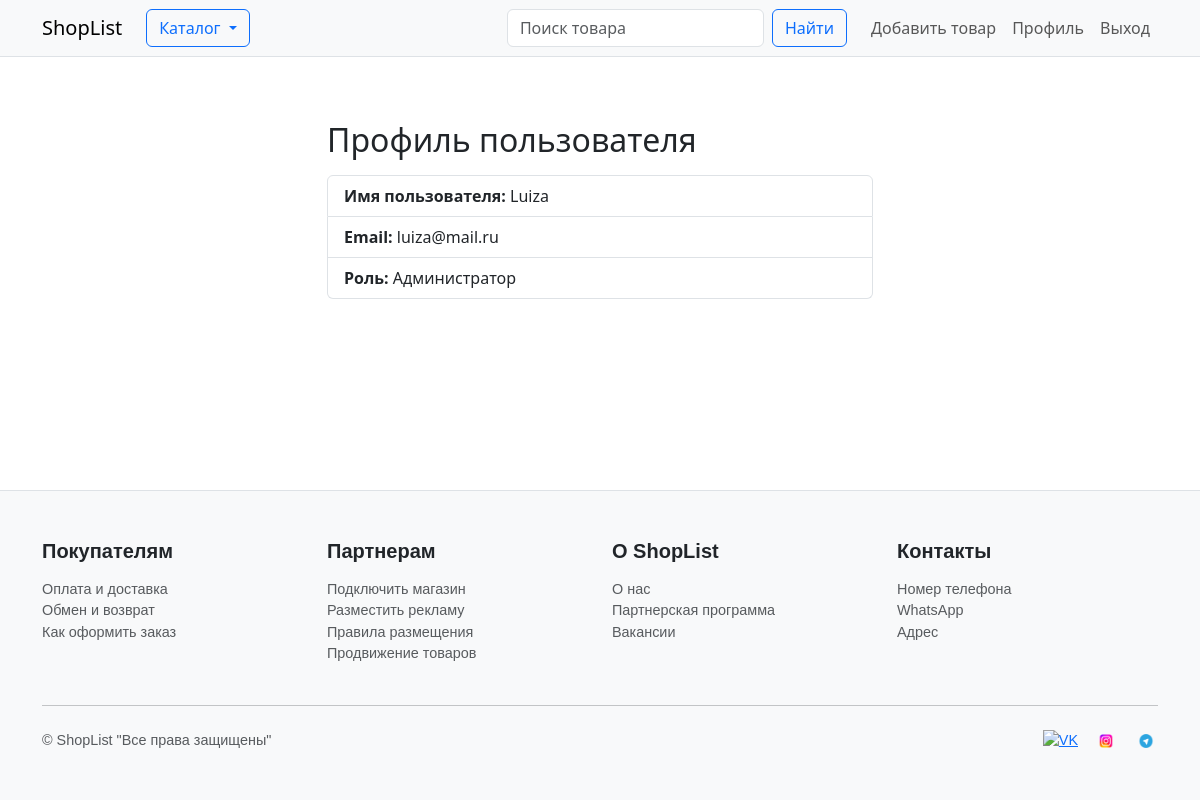
/profile/ (signed in), run on the app's committed database.
### accounts/models.py (models this page shows, shortened)
class User(AbstractUser):
    ROLE_CHOICES = (
        ('admin', 'Администратор'),
        ('sales_executive', 'Менеджер'),
        ('customer', 'Покупатель'),
    )
    email = models.EmailField(unique=True, verbose_name="Email",  error_messages={"unique": "Пользователь с таким email уже существует."})
    role = models.CharField(max_length=20, choices=ROLE_CHOICES, default='customer', verbose_name='Роль пользователя')
    @property
    def is_sales_executive(self):
        return self.role == 'sales_executive' or self.role == 'admin'
    class Meta:
        verbose_name = 'Пользователь'
        verbose_name_plural = 'Пользователи'

### accounts/views.py (the view)
# urls.py: path('profile/', ProfileView.as_view(), name='profile'),
class ProfileView(LoginRequiredMixin, TemplateView):
    template_name = 'accounts/profile.html'
    login_url = reverse_lazy('login')

### products/context_processors.py (called while the page is built)
def categories_processor(request):
    categories = Product.Category.choices  # [(value, display), ...]
    return {
        'categories': categories
    }

### templates/accounts/profile.html (shortened to what this page needs)
{% extends "base.html" %}
{% block content %}
<div class="container mt-5">
  <div class="col-12 col-md-6 mx-auto">
    <h2>Профиль пользователя</h2>
    <ul class="list-group mt-3">
      <li class="list-group-item"><strong>Имя пользователя:</strong> {{ user.username }}</li>
      <li class="list-group-item"><strong>Email:</strong> {{ user.email }}</li>
      <li class="list-group-item"><strong>Роль:</strong> {{ user.get_role_display }}</li>
    </ul>
  </div>
</div>
{% endblock %}

### static/css/style.css (style rules this page uses)
body { display: flex; flex-direction: column; min-height: 100vh; }

### data on the page
User: username "Luiza", email "luiza@mail.ru", role "Администратор"
